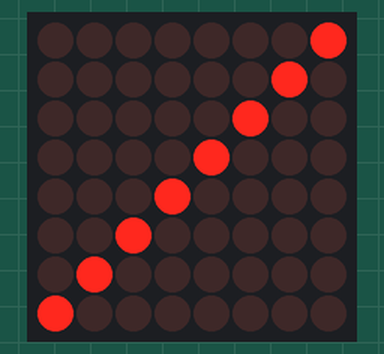
Recording of a program running on a simulated ESP32 board running MicroPython. Parts: 8×8 LED matrix.

Above: at 1.0 s.
At 5.13 s:
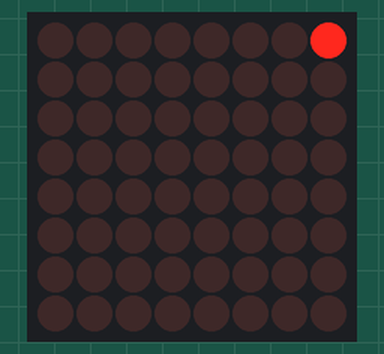
At 5.54 s:
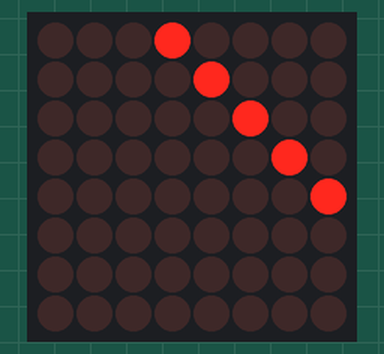
At 6.05 s:
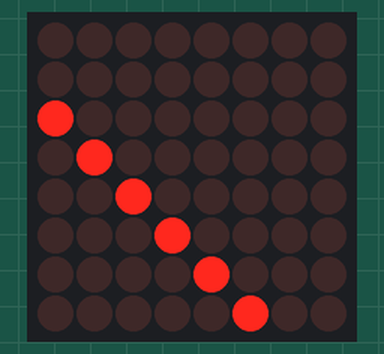
At 6.46 s:
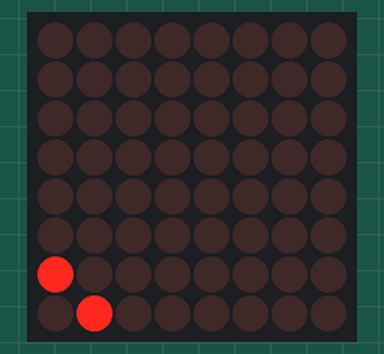
At 6.97 s:
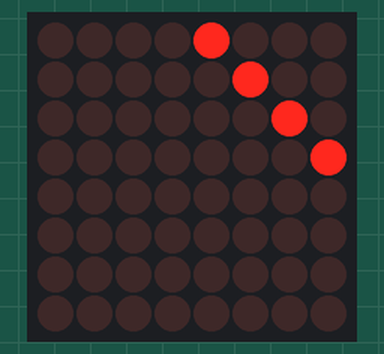

The program:

LEDMatrixExample.py
```python
# (licence header left out)
import utime
from ESP32_LEDMatrixWithMAX import *

m = LEDMatrixWithMAX(NSS=27, SCK=14, MOSI=13, MISO=12)
m.on()
m.clearDisplay()
for i in range(8):
    m.setPixel(i,i,True)
m.updateDisplay()

intensity = 100
step = -1
for _ in range(500) :
  m.setIntensity(intensity)
  utime.sleep_ms(10)
  intensity += step
  if intensity == 0:
    step = 1
  if intensity == 100:
    step = -1

while True :
  for k in range(8) :
    m.clearDisplay()
    for i in range(k+1) :
      m.setPixel(i, k-i, True)
    m.updateDisplay()
    utime.sleep_ms(100)
  for k in range(7) :
    m.clearDisplay()
    for i in range(k,7) :
      m.setPixel(7+k-i, i+1, True)
    m.updateDisplay()
    utime.sleep_ms(100)
```

ESP32_LEDMatrixWithMAX.py
```python
# (licence header left out)
from ESP32_MAX7219 import MAX7219

""" Test program
import utime
from ESP32_LEDMatrixWithMAX import LEDMatrixWithMAX

m = LEDMatrixWithMAX(NSS=27, SCK=14, MOSI=13, MISO=12)
m.on()
m.clearDisplay()
for i in range(8):
    m.setPixel(i,i,True)
m.updateDisplay()

intensity = 100
step = -1
while True:
	m.setIntensity(intensity)
	utime.sleep_ms(10)
	intensity += step
	if intensity == 0:
		step = 1
	if intensity == 100:
		step = -1
"""

class LEDMatrixWithMAX:
	def __init__(self, NSS, SCK, MOSI, MISO, baudrate=328125):
		"""
		Create a new LED matrix
		"""
		self.max = MAX7219(NSS, SCK, MOSI, MISO, baudrate)
		self.max.scan(8)
		self.max.decode(MAX7219.NO_DECODE)
		self.max.test(MAX7219.NOTEST)
		self.bitmap = bytearray(8)
		self.clearDisplay()

	def on(self, on=True):
		""" Turn the matrix on or off """
		if on:
			self.max.switch(MAX7219.ON)
		else:
			self.max.switch(MAX7219.OFF)

	def clearBitmap(self):
		""" Set all pixels off (does not change the LEDs) """
		for i in range(8):
			self.bitmap[i] = 0

	def updateDisplay(self):
		""" Refresh the LEDs so that they match the pixels """
		for i in range(8):
			self.max.digit(i, self.bitmap[i])

	def clearDisplay(self):
		""" Set all pixels and LEDs off """
		self.clearBitmap()
		self.updateDisplay()

	def setPixel(self, x, y, on):
		""" Switch a given pixel on or off (does not change the LED) """
		if on:
			self.bitmap[x] |= 2**y
		else:
			self.bitmap[x] &= ~(2**y)

	def setIntensity(self, percent):
		""" Set the light intensity of the LEDs """
		self.max.intensity(percent)

	def showImage(self, image):
		"""
		Display an image on the LED matrix.

		The image should be a list or tuple of 8 lists or tuples or integers or strings.
		If the elements are lists or tuples, they should contains 8 values which will
			be interpreted as booleans to switch the LEDs on or off.
		If the elements are integers, their 8 least significant bits will be used
			to drive the LEDs on or off.
		If the elements are strings, they must have 8 characters.
			Spaces are interpreted as off, other characters are interpreted as on.
		"""
		if not isinstance(image, (list, tuple)):
			raise RuntimeError("Image is not a list")
		if len(image) != 8:
			raise RuntimeError("Image does not have 8 components")
		if isinstance(image[0], int):
			for i in range(8):
				value = image[i]
				for j in range(8):
					self.setPixel(j, i, value & 2**(7 - j))
		elif isinstance(image[0], str):
			for i in range(8):
				if len(image[i]) != 8:
					raise RuntimeError("String in image does not have 8 character")
				for j in range(8):
					self.setPixel(j, i, image[i][j] != ' ')
		elif isinstance(image[0], (tuple, list)):
			for i in range(8):
				if len(image[i]) != 8:
					raise RuntimeError("List in image does not have 8 items")
				for j in range(8):
					self.setPixel(j, i, image[i][j])
		else:
			raise RuntimeError("Could not interpret image")
		self.updateDisplay()
```

ESP32_MAX7219.py
```python
# (licence header left out)
import machine

class MAX7219:
	"""
	Generic interface to MAX7219 7 segment display driver.
	"""

	NO_DECODE = 0x00	# no decode mode value for the decode register
	CODEB = 0xFF		# code B mode value for the decode register

	OFF = 0x00			# display off value for the shutdown register
	ON = 0x01			# display on value for the shutdown register

	NOTEST = 0x00		# normal operation value for the test register
	DOTEST = 0x01		# test mode value for the test register

	# Address of the MAX7219 d-registers
	register = {
		# Digit value registers.
		# In NO_DECODE mode, the format is: dp a b c d e f g
		#     aa
		#   f    b
		#   f    b
		#     gg
		#   e    c
		#   e    c
		#     dd   dp
		#
		# In CODEB mode, the following is displayed according to the value of the register:
		# 0x00 : 0
		# 0x01 : 1
		# 0x02 : 2
		# 0x03 : 3
		# 0x04 : 4
		# 0x05 : 5
		# 0x06 : 6
		# 0x07 : 7
		# 0x08 : 8
		# 0x09 : 9
		# 0x0A : -
		# 0x0B : E
		# 0x0C : H
		# 0x0D : L
		# 0x0E : P
		# 0x0F : <blank>
		'digit'     : (0x01, 0x02, 0x03, 0x04, 0x05, 0x06, 0x07, 0x08),
		# Decode register. Its value sets the decode mode (NO_DECODE or CODEB)
		'decode'    : 0x09,
		# Intensity register. Set the duty cycle from 1/32 for 0x00 to 31/32 for 0x0F
		'intensity' : 0x0A,
		# Scan limit register. Display digit 0 only for 0x00, digits 0 to 7 for 0x07
		'scanlimit' : 0x0B,
		# Shutdown register. Sets the MAX7219 display on (ON) or off (OFF)
		'shutdown'  : 0x0C,
		# Test register. Puts the MAX7219 in test mode (DOTEST) or in normal operation (NOTEST)
		'test'      : 0x0F
	}

	"""
	Params:
	* NSS (CS), SCK (CLK), MISO, MOSI (DIN) are the pins used by the SPI protocol.
	* baudrate is the SCK clock rate
	The MISO pin is not used because the MAX7219 is a pure slave, but this parameter is still required.
	"""
	def __init__(self, NSS, SCK, MOSI, MISO, baudrate=328125):
		self.spi_bus = machine.SPI(baudrate=baudrate,
		                           sck=machine.Pin(SCK),
		                           mosi=machine.Pin(MOSI),
		                           miso=machine.Pin(MISO))
		self.CS_pin = machine.Pin(NSS)
		self.CS_pin.init(mode = machine.Pin.OUT)
		self.buffer = bytearray(2)

	"""
	Turn off the MAX7219 interface
	"""
	def deinit(self):
		self.spi_bus.deinit()
		self.CS_pin.init(pyb.Pin.IN)

	"""
	Write data to a register of the MAX7219.
	Params:
	* register is the address of the register (1 byte)
	* data is the data to write into the register (1 byte)
	"""
	def send(self, register, data):
		self.buffer[0] = register
		self.buffer[1] = data
		self.spi_bus.write(self.buffer)
		self.CS_pin.value(1)
		self.CS_pin.value(0)

	"""
	Set a digit of the display.
	Params:
	* number is the number of the digit (0 = leftmost, 7 = righmost)
	* value is the value writen to the digit register. It will be interpreted according to the decode mode.
	"""
	def digit(self, number, value):
		self.send(MAX7219.register['digit'][number], value)

	"""
	Set the decode mode.
	Params:
	* code is either MAX7219.NO_DECODE (direct bit to segment mapping), or MAX7219.CODEB (see above)
	"""
	def decode(self, code):
		self.send(MAX7219.register['decode'], code)

	"""
	Set the intensity of the display.
	Params:
	* percent is the percentage of the maximum intensity. 0 will set the minimum intensity, which is 1/32 of the maximum intensity.
	"""
	def intensity(self, percent):
		self.send(MAX7219.register['intensity'], int((percent * 15)/100))

	"""
	Set the scan limit.
	Params:
	* dig_num is the number of digit to display (1 to 8)
	"""
	def scan(self, dig_num):
		self.send(MAX7219.register['scanlimit'], dig_num - 1)

	"""
	Switch to off or on mode.
	Params:
	* mode is either MAX7219.ON or MAX7219.OFF
	"""
	def switch(self, mode):
		self.send(MAX7219.register['shutdown'], mode)

	"""
	Switch to testing or normal operation mode.
	Params:
	* test is either MAX7219.NOTEST or MAX7219.DOTEST
	In test mode, the MAX7219 switches on all segments of all digits at maximum intensity, regardless of the register values.
	"""
	def test(self, test):
		self.send(MAX7219.register['test'], test)
```

Measured:
- by itself, everything shown: repeats every 1.5 s, in 15 steps
